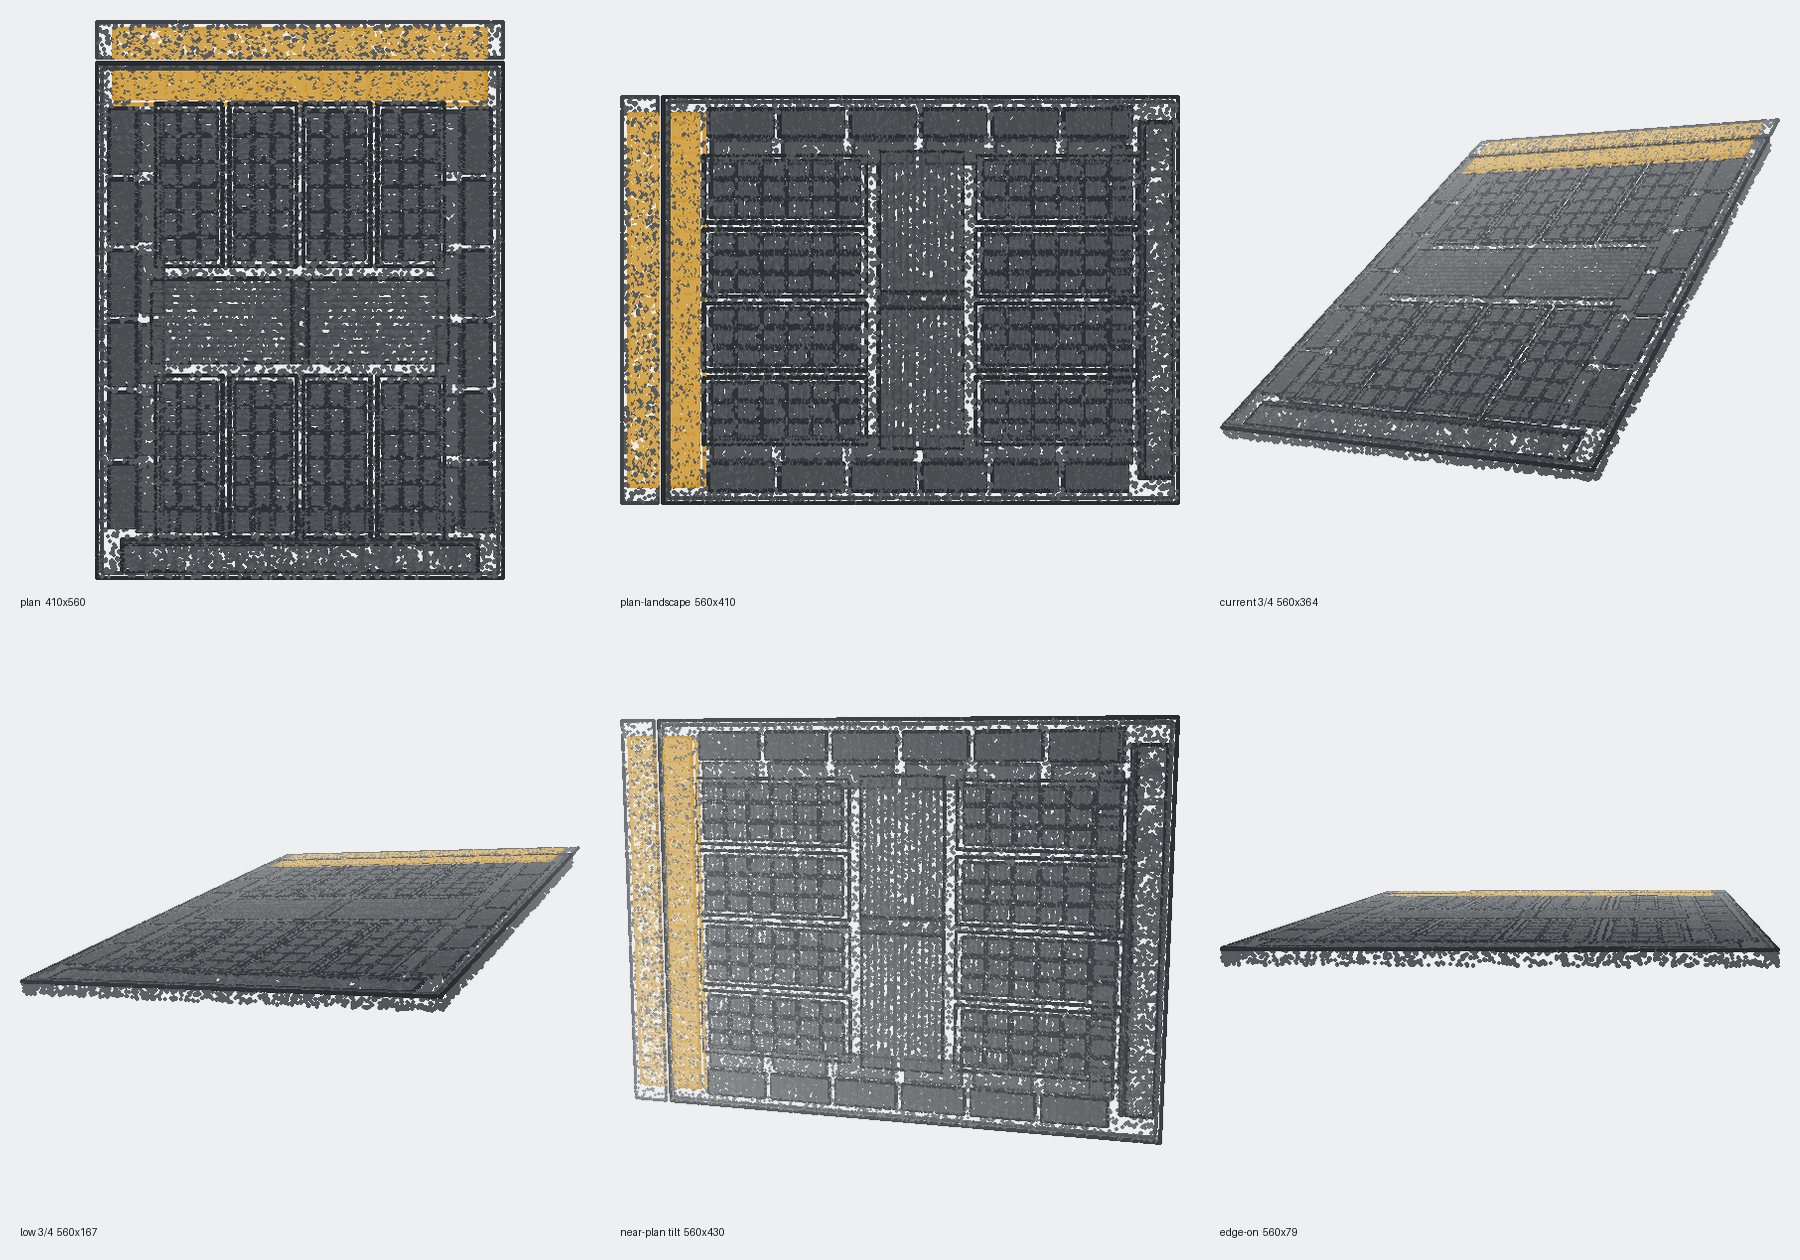

Write Python code to recreate this figure.
#!/usr/bin/env python3
"""Contact sheet of candidate cover views, composited on the wafer-grey ground.
usage: python3 qa/cover/views.py qa/cover/views.png
"""
import os, subprocess, sys
from PIL import Image, ImageDraw

HERE = os.path.dirname(os.path.abspath(__file__))
ROOT = os.path.dirname(os.path.dirname(HERE))
OUT = sys.argv[1] if len(sys.argv) > 1 else os.path.join(HERE, 'views.png')
TMP = os.path.join(HERE, 'tmp')
os.makedirs(TMP, exist_ok=True)

VIEWS = [
    ('plan',            ['--rx', '1.5708', '--ry', '0', '--rz', '0', '--persp', '0']),
    ('plan-landscape',  ['--rx', '1.5708', '--ry', '0', '--rz', '1.5708', '--persp', '0']),
    ('current 3/4',     ['--rx', '0.62', '--ry', '-0.55']),
    ('low 3/4',         ['--rx', '0.26', '--ry', '-0.42']),
    ('near-plan tilt',  ['--rx', '1.32', '--ry', '-0.16', '--rz', '1.5708']),
    ('edge-on',         ['--rx', '0.10', '--ry', '-0.10', '--rz', '0']),
]

S = 560
tiles = []
for name, flags in VIEWS:
    png = os.path.join(TMP, name.replace('/', '').replace(' ', '-') + '.png')
    subprocess.run([sys.executable, os.path.join(HERE, 'render.py'), png,
                    '--size', str(S), '--rmin', '1.0', '--rmax', '1.7'] + flags, check=True)
    tiles.append((name, Image.open(png)))

cols = 3
rows = (len(tiles) + cols - 1) // cols
CW, CH = S + 40, S + 70
sheet = Image.new('RGB', (cols * CW, rows * CH), (237, 239, 240))
d = ImageDraw.Draw(sheet)
for i, (name, im) in enumerate(tiles):
    c, r = i % cols, i // cols
    im.thumbnail((S, S), Image.LANCZOS)
    x = c * CW + (CW - im.size[0]) // 2
    y = r * CH + 20 + (S - im.size[1]) // 2
    sheet.paste(im, (x, y), im)
    d.text((c * CW + 20, r * CH + CH - 34), '%s  %dx%d' % (name, im.size[0], im.size[1]), fill=(18, 22, 26))
sheet.save(OUT)
print('wrote', OUT, sheet.size)
